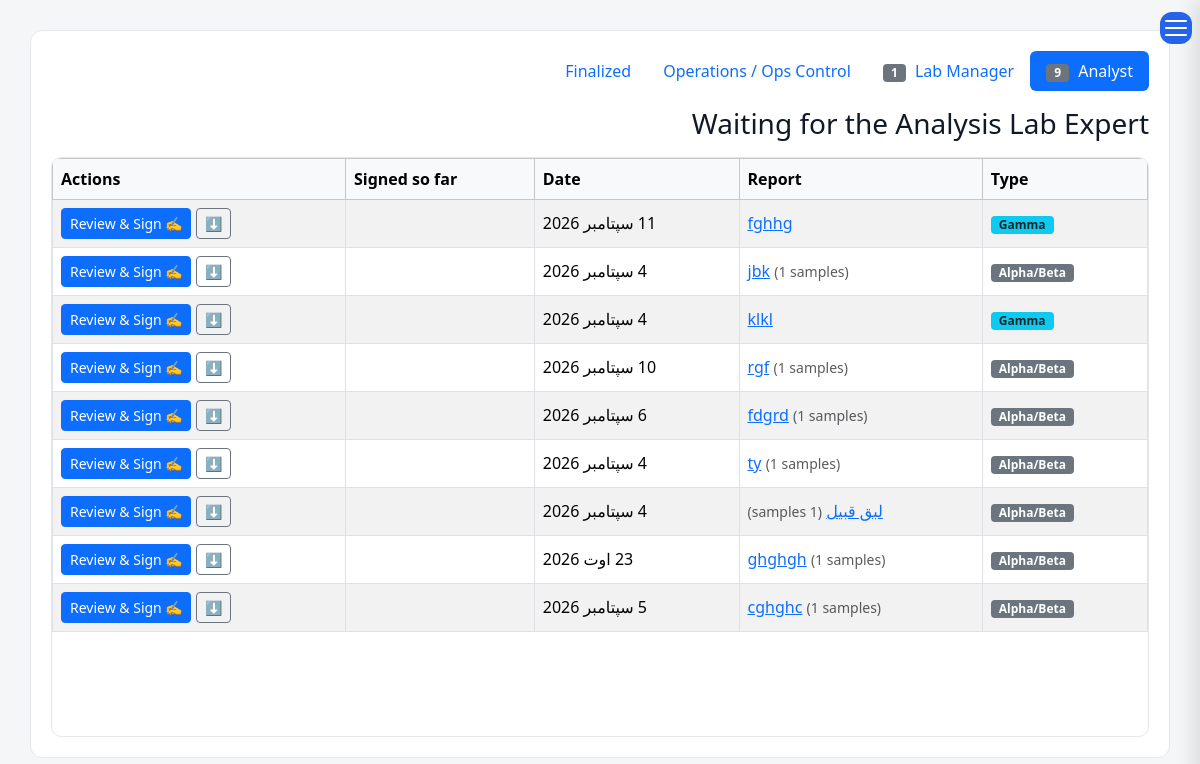
The page /laboratory/signatures/analyst/ (signed in) on the database its author committed.
### laboratory/models.py (models this page shows, shortened)
class AnalysisApproval(models.Model):
    analysis = models.ForeignKey(
        Analysis, related_name="approvals", on_delete=models.CASCADE, null=True, blank=True,
    )
    counting_run = models.ForeignKey(
        AlphaBetaCountingRun, related_name="approvals", on_delete=models.CASCADE, null=True, blank=True,
    )
    role = models.CharField(_("Role"), max_length=20, choices=LabApprovalRole.choices)
    order = models.PositiveSmallIntegerField(default=1)
    status = models.CharField(
        _("Status"), max_length=15, choices=LabApprovalStatus.choices, default=LabApprovalStatus.PENDING,
    )
    user = models.ForeignKey(settings.AUTH_USER_MODEL, on_delete=models.SET_NULL, null=True, blank=True)
    signed_date = models.DateField(null=True, blank=True)
    signature = models.ImageField(upload_to="laboratory/signatures/", null=True, blank=True)
    comments = models.TextField(_("Comments"), blank=True)
    class Meta:
        ordering = ["order"]
        verbose_name = _("Lab Approval")
        verbose_name_plural = _("Lab Approvals")
        constraints = [
            models.CheckConstraint(
                condition=(models.Q(analysis__isnull=False, counting_run__isnull=True)
                       | models.Q(analysis__isnull=True, counting_run__isnull=False)),
                name="approval_exactly_one_target",
            )
        ]

class Analysis(models.Model):
    sample = models.OneToOneField(
        Sample, verbose_name=_("Sample"), on_delete=models.CASCADE, related_name="analysis"
    )
    counting_run = models.ForeignKey(
        AlphaBetaCountingRun, verbose_name=_("Counting Run"),
        on_delete=models.SET_NULL, null=True, blank=True, related_name="analyses",
    )
    detector_type = models.CharField(_("Detector Type"), max_length=30, choices=CounterType.choices)
    analysis_date = models.DateField(_("Analysis Date"), null=True, blank=True)
    counting_duration_seconds = models.PositiveIntegerField(
        _("Counting Duration (seconds)"), null=True, blank=True,
    )
    total_alpha = models.DecimalField(_("Total Alpha (Bq)"), max_digits=20, decimal_places=5, blank=True, null=True)
    total_beta = models.DecimalField(_("Total Beta (Bq)"), max_digits=20, decimal_places=5, blank=True, null=True)
    alpha_uncertainty = models.DecimalField(_("Alpha uncertainty ±2s"), max_digits=20, decimal_places=5, null=True, blank=True)
    beta_uncertainty = models.DecimalField(_("Beta uncertainty ±2s"), max_digits=20, decimal_places=5, null=True, blank=True)
    alpha_mda = models.DecimalField(_("MDA Alpha"), max_digits=20, decimal_places=5, null=True, blank=True)
    beta_mda = models.DecimalField(_("MDA Beta"), max_digits=20, decimal_places=5, null=True, blank=True)
    analyst = models.ForeignKey(settings.AUTH_USER_MODEL, verbose_name=_("Analyst"), on_delete=models.SET_NULL, null=True)
    approved = models.BooleanField(_("Approved"), default=False)
    is_latest = models.BooleanField(_("Is Latest"), default=True)
    reviewed_by = models.ForeignKey(
        settings.AUTH_USER_MODEL, verbose_name=_("Reviewed By"),
        on_delete=models.SET_NULL, null=True, blank=True, related_name="reviewed_analyses",
    )
    review_date = models.DateField(_("Review Date"), blank=True, null=True)
    analysis_notes = models.TextField(_("Analysis Notes"), blank=True, null=True)
    created_at = models.DateTimeField(_("Created At"), auto_now_add=True)
    class Meta:
        ordering = ["-analysis_date", "-created_at"]
        verbose_name = _("Analysis")
        verbose_name_plural = _("Analyses")

class AlphaBetaCountingRun(models.Model):
    run_id = models.CharField(_("Run ID"), max_length=50, unique=True)
    run_date = models.DateField(_("Counting Date"),null=True)
    counting_duration_seconds = models.PositiveIntegerField(
        _("Counting Duration (seconds)"), null=True, blank=True,
    )
    applicant_name = models.CharField(
        _("Applicant Name"), max_length=255, blank=True, null=True,
        help_text=_("Printed on the report header. Leave blank to fall back to listing the "
                    "applicant names recorded on this run's own samples."),
    )
    sample_stage = models.CharField(
        _("Sample Stage"), max_length=20, choices=SampleStage.choices, blank=True, null=True,
        help_text=_("Applied to every sample added at run creation — they're all collected together."),
    )
    counting_completed = models.BooleanField(
        _("Counting Completed"), default=False,
        help_text=_("Set once the lab has entered counting duration and MDAs — distinguishes "
                    "'awaiting counting' from 'ready to report' at a glance."),
    )
    sampling_location = models.CharField(_("Sampling Location"), max_length=255, blank=True, null=True)
    sampling_date_from = models.DateField(_("Sampling Date (From)"), null=True, blank=True)
    sampling_date_to = models.DateField(
        _("Sampling Date (To)"), null=True, blank=True,
        help_text=_("Leave blank if sampling happened on a single date."),
    )
    alpha_mda_mbq = models.DecimalField(
        _("MDA Alpha (mBq)"), max_digits=20, decimal_places=5, null=True, blank=True,
    )
    beta_mda_mbq = models.DecimalField(
        _("MDA Beta (mBq)"), max_digits=20, decimal_places=5, null=True, blank=True,
    )
    alpha_calibration_nuclide = models.ForeignKey(
        "reference.Nuclides", verbose_name=_("Alpha Calibration Nuclide"), on_delete=models.SET_NULL,
        null=True, blank=True, related_name="+",
        help_text=_("Nuclide this counter's alpha channel was calibrated against. \"Pure alpha\" is "
                    "reported as this nuclide's equivalent activity."),
    )
    beta_calibration_nuclide = models.ForeignKey(
        "reference.Nuclides", verbose_name=_("Beta Calibration Nuclide"), on_delete=models.SET_NULL,
        null=True, blank=True, related_name="+",
        help_text=_("Same idea, for the beta channel."),
    )
    alpha_efficiency_correction_factor = models.FloatField(
        _("Alpha Efficiency Correction Factor"), null=True, blank=True,
        help_text=_("Optional manual multiplier for pure alpha — only if you've independently "
                    "determined the efficiency ratio between the calibration nuclide and whatever you "
                    "believe actually dominates the unidentified fraction. Leave blank for no "
                    "correction (recommended unless you have that data)."),
    )
    beta_efficiency_correction_factor = models.FloatField(
        _("Beta Efficiency Correction Factor"), null=True, blank=True,
        help_text=_("Same idea, for pure beta."),
    )
    notes = models.TextField(_("Notes"), blank=True, null=True)
    created_by = models.ForeignKey(
        settings.AUTH_USER_MODEL, verbose_name=_("Created By"),
        on_delete=models.SET_NULL, null=True, related_name="counting_runs_created",
    )
    created_at = models.DateTimeField(_("Created At"), auto_now_add=True)
    approved = models.BooleanField(_("Approved"), default=False)
    class Meta:
        ordering = ["-run_date", "-id"]
        verbose_name = _("Alpha/Beta Counting Run")
        verbose_name_plural = _("Alpha/Beta Counting Runs")
    @property
    def sample_count(self):
        return self.analyses.count()

class Sample(models.Model):
    sample_id = models.CharField(_("Sample ID"), max_length=50, unique=True)
    batch = models.ForeignKey(
        WasteBatch, verbose_name=_("Waste Batch"), on_delete=models.PROTECT,
        related_name="samples", null=True, blank=True,
    )
    applicant_name = models.CharField(
        _("Applicant name"), max_length=255, blank=True, null=True,
        help_text=_("Name of the applicant company or unit."),
    )
    sample_type = models.CharField(_("Sample type"), max_length=50, blank=True, null=True)
    description = models.CharField(
        _("Description"), max_length=255, blank=True, null=True,
        help_text=_("For standalone samples not linked to a waste batch."),
    )
    sample_stage = models.CharField(_("Sample Stage"), max_length=20, choices=SampleStage.choices)
    analysis_type = models.CharField(
        _("Analysis type"), max_length=30, choices=CounterType.choices, blank=True, default="",
        help_text=_("Which detector this sample will be counted on — decides which report it gets."),
    )
    sampling_date = models.DateTimeField(_("Sampling Date"))
    sampling_location = models.CharField(_("Sampling location"), max_length=50, blank=True, null=True)
    sample_mass_kg = models.DecimalField(
        _("Sample Mass (kg)"), max_digits=10, decimal_places=5, blank=True, null=True
    )
    sample_volume_ml = models.DecimalField(
        _("Sample Volume (ml)"), max_digits=12, decimal_places=3, null=True, blank=True
    )
    urgent = models.BooleanField(_("Urgent"), default=False)
    status = models.CharField(
        _("Status"), max_length=20, choices=SampleStatus.choices, default=SampleStatus.COLLECTED
    )
    collected_by = models.ForeignKey(
        settings.AUTH_USER_MODEL, verbose_name=_("Collected By"),
        on_delete=models.SET_NULL, null=True, related_name="samples_collected",
    )
    remarks = models.TextField(_("Remarks"), blank=True, null=True)
    sample_code_barcode = models.CharField(
        _("Barcode"), max_length=100, unique=True, blank=True, null=True
    )
    sent_to_lab_date = models.DateField(_("Sent To Lab Date"), blank=True, null=True)
    lab_received_date = models.DateField(_("Lab Received Date"), blank=True, null=True)
    lab_comments = models.TextField(_("Lab Comments"), blank=True, null=True)
    created_at = models.DateTimeField(_("Created At"), auto_now_add=True)
    rejected_by = models.ForeignKey(
        settings.AUTH_USER_MODEL, verbose_name=_("Rejected By"), on_delete=models.SET_NULL,
        null=True, blank=True, related_name="samples_rejected",
    )
    rejected_at = models.DateTimeField(_("Rejected At"), null=True, blank=True)
    rejection_reason = models.TextField(_("Rejection Reason"), blank=True, default="")
    rejection_seen = models.BooleanField(default=True)
    class Meta:
        ordering = ["-urgent", "sampling_date"]
        verbose_name = _("Sample")
        verbose_name_plural = _("Samples")

class AnalysisAttachment(models.Model):
    analysis = models.ForeignKey(
        Analysis, related_name="attachments", on_delete=models.CASCADE, null=True, blank=True,
    )
    counting_run = models.ForeignKey(
        AlphaBetaCountingRun, related_name="attachments", on_delete=models.CASCADE, null=True, blank=True,
    )
    attachment_type = models.CharField(
        _("Attachment Type"), max_length=15, choices=LabAttachmentType.choices, default=LabAttachmentType.OTHER,
    )
    file = models.FileField(_("File"), upload_to="laboratory/attachments/")
    content_page_count = models.PositiveSmallIntegerField(
        _("Content Page Count"), null=True, blank=True,
        help_text=_("Set automatically when the report is generated — how many pages are the actual "
                    "report, before any signature page. Lets re-signing strip the old signature page "
                    "and append a fresh one without cutting into real content."),
    )
    description = models.CharField(_("Description"), max_length=200, blank=True)
    uploaded_by = models.ForeignKey(
        settings.AUTH_USER_MODEL, on_delete=models.SET_NULL, null=True, blank=True,
    )
    uploaded_at = models.DateTimeField(auto_now_add=True)
    class Meta:
        constraints = [
            models.CheckConstraint(
                condition=(models.Q(analysis__isnull=False, counting_run__isnull=True)
                       | models.Q(analysis__isnull=True, counting_run__isnull=False)),
                name="attachment_exactly_one_target",
            )
        ]

### laboratory/views.py (the view)
# urls.py: path("signatures/analyst/", views.signature_queue, {"role_key": "analyst"}, name="signature_queue_analyst"),
def signature_queue(request, role_key):
    role, title = SIGNATURE_PAGES[role_key]
    items = [
        {
            "step": step,
            "kind": "gamma" if step.analysis_id else "alpha-beta",
            "target": step.analysis or step.counting_run,
            "pk": step.analysis_id or step.counting_run_id,
        }
        for step in pending_steps_for_role(role)
    ]
    return render(request, "laboratory/signature_queue.html", {
        "items": items,
        "title": title,
        "role_key": role_key,
        "rejected": rejected_steps() if role_key == "analyst" else [],
    })

### templates/laboratory/signature_queue.html (shortened to what this page needs)
{% extends "base.html" %}
{% load i18n lab_tags %}
{% block content %}
<div class="content">
<ul class="nav nav-pills mb-3">
    <li class="nav-item"><a class="nav-link {% if role_key == 'analyst' %}active{% endif %}" href="{% url 'signature_queue_analyst' %}">{% trans "Analyst" %} {% lab_badge "sig_analyst" "bg-secondary" %}</a></li>
    <li class="nav-item"><a class="nav-link {% if role_key == 'lab-manager' %}active{% endif %}" href="{% url 'signature_queue_lab_manager' %}">{% trans "Lab Manager" %} {% lab_badge "sig_lab_manager" "bg-secondary" %}</a></li>
    <li class="nav-item"><a class="nav-link {% if role_key == 'ops-manager' %}active{% endif %}" href="{% url 'signature_queue_ops_manager' %}">{% trans "Operations / Ops Control" %} {% lab_badge "sig_ops_manager" "bg-secondary" %}</a></li>
    <li class="nav-item"><a class="nav-link" href="{% url 'finalized_reports' %}">{% trans "Finalized" %}</a></li>
</ul>
<h3 class="mb-3">{{ title }}</h3>
<div class="table-scroll">
<table class="table table-bordered table-striped align-middle">
<thead class="table-light">
<tr>
    <th>{% trans "Type" %}</th>
    <th>{% trans "Report" %}</th>
    <th>{% trans "Date" %}</th>
    <th>{% trans "Signed so far" %}</th>
    <th>{% trans "Actions" %}</th>
</tr>
</thead>
<tbody>
{% for item in items %}
<tr>
    <td>{% if item.kind == "gamma" %}<span class="badge bg-info text-dark">{% trans "Gamma" %}</span>{% else %}<span class="badge bg-secondary">{% trans "Alpha/Beta" %}</span>{% endif %}</td>
    <td>
        {% if item.kind == "gamma" %}
            <a href="{% url 'sample_detail' item.target.sample_id %}">{{ item.target.sample.sample_id }}</a>
        {% else %}
            <a href="{% url 'counting_run_detail' item.target.pk %}">{{ item.target.run_id }}</a>
            <small class="text-muted">({{ item.target.sample_count }} {% trans "samples" %})</small>
        {% endif %}
    </td>
    <td>{% if item.kind == "gamma" %}{{ item.target.analysis_date }}{% else %}{{ item.target.run_date }}{% endif %}</td>
    <td>
    </td>
    <td>
        {% for att in item.target.attachments.all %}{% if att.attachment_type == "REPORT" %}
            <a href="{{ att.file.url }}" class="btn btn-sm btn-outline-secondary">⬇</a>
        {% endif %}{% endfor %}
        <a href="{% url 'lab_report_sign' item.kind item.pk %}" class="btn btn-sm btn-primary">✍ {% trans "Review & Sign" %}</a>
    </td>
</tr>
{% empty %}
<tr><td colspan="5" class="text-center text-muted">{% trans "Nothing is waiting for this signature." %}</td></tr>
{% endfor %}
</tbody>
</table>
</div>
</div>
{% endblock %}

### rows shown on the page
AnalysisApproval: analysis+status+order "9", target.sample.sample_id "fghhg", target.analysis_date "11 سپتامبر 2026"
AnalysisApproval: analysis+status+order "1"
AnalysisApproval: target.run_id "jbk", target.sample_count "1", target.run_date "4 سپتامبر 2026"
AnalysisApproval: target.sample.sample_id "klkl", target.analysis_date "4 سپتامبر 2026"
AnalysisApproval: target.run_id "rgf", target.sample_count "1", target.run_date "10 سپتامبر 2026"
AnalysisApproval: target.run_id "fdgrd", target.sample_count "1", target.run_date "6 سپتامبر 2026"
AnalysisApproval: target.run_id "ty", target.sample_count "1", target.run_date "4 سپتامبر 2026"
AnalysisApproval: target.run_id "لبق قبیل", target.run_date "4 سپتامبر 2026"
AnalysisApproval: target.run_id "ghghgh", target.sample_count "1", target.run_date "23 اوت 2026"
AnalysisApproval: target.run_id "cghghc", target.sample_count "1", target.run_date "5 سپتامبر 2026"

### other values the page prints
{{ title }} "Waiting for the Analysis Lab Expert"
